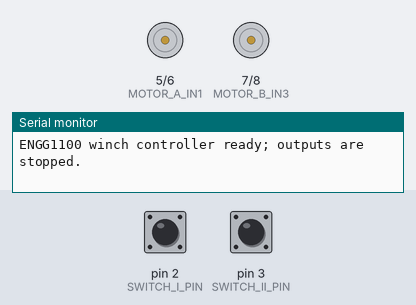
A sketch run on a simulated Arduino Uno, built with avr-gcc and run on an emulated ATmega328P. On the bench: motor-driver pin pairs drawn as motors (green arrow = first pin HIGH = forward, orange = second pin HIGH = backward, longer = more drive, scaled by the enable pin), the last lines printed to the serial monitor. The test bench sets the inputs (shaded band); at power-on: pin 2 (SWITCH_I_PIN) HIGH, pin 3 (SWITCH_II_PIN) HIGH.

Above: at 1.2 s.
1.3 s: pin 2 (SWITCH_I_PIN) pulled LOW for 1 s
At 2.1 s:
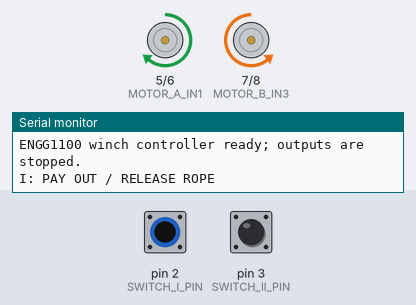
3.8 s: pin 3 (SWITCH_II_PIN) pulled LOW for 1 s
At 4.6 s:
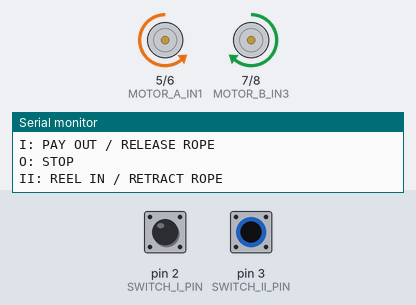
6.3 s: pin 3 (SWITCH_II_PIN) pulled LOW for 3.2 s
At 10.6 s:
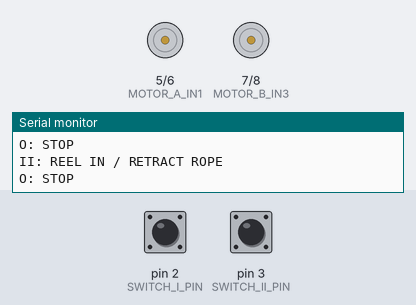
11.0 s: pin 2 (SWITCH_I_PIN) pulled LOW for 3.2 s
At 12.5 s:
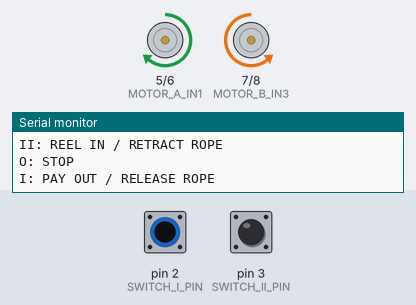
Timing chart, 0 to 15.7 s (numbered marks = the images above; inputs shaded):
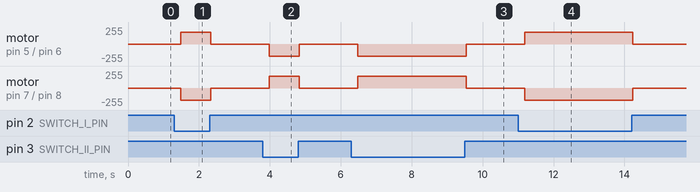

The sketch:

ENGG1100_Arduino_Winch.ino
```cpp
// ENGG1100 dual-winch controller
// Board: Arduino UNO R4 Minima
// Driver: Keyestudio KS0063 / Jaycar XC4492 (L298N)
// Rocker switch: I = pay out, O = stop, II = reel in

#include <Arduino.h>

enum class WinchMode : uint8_t {
  STOPPED,
  PAY_OUT,
  REEL_IN
};

// L298N pin assignment from the KS0063/XC4492 example wiring.
constexpr uint8_t MOTOR_A_IN1 = 5;
constexpr uint8_t MOTOR_A_IN2 = 6;
constexpr uint8_t MOTOR_A_ENABLE = 9;
constexpr uint8_t MOTOR_B_IN3 = 7;
constexpr uint8_t MOTOR_B_IN4 = 8;
constexpr uint8_t MOTOR_B_ENABLE = 10;

// Connect the switch common terminal to GND. The two throws go to D2/D3.
// INPUT_PULLUP makes an open or disconnected input read HIGH (safe stop).
constexpr uint8_t SWITCH_I_PIN = 2;
constexpr uint8_t SWITCH_II_PIN = 3;

constexpr uint8_t MOTOR_PWM = 180;              // 0-255; start testing at 180.
constexpr unsigned long DEBOUNCE_MS = 35;
constexpr unsigned long REVERSE_DEAD_TIME_MS = 150;

// The prototype motors face opposite directions. If one rope moves the wrong
// way during the unloaded test, change only that motor's value below.
constexpr bool MOTOR_A_REVERSED = false;
constexpr bool MOTOR_B_REVERSED = true;

WinchMode candidateMode = WinchMode::STOPPED;
WinchMode activeMode = WinchMode::STOPPED;
unsigned long candidateSinceMs = 0;

WinchMode readSwitch() {
  const bool positionI = digitalRead(SWITCH_I_PIN) == LOW;
  const bool positionII = digitalRead(SWITCH_II_PIN) == LOW;

  // Centre O gives HIGH/HIGH. LOW/LOW is treated as a wiring fault.
  if (positionI == positionII) {
    return WinchMode::STOPPED;
  }
  return positionI ? WinchMode::PAY_OUT : WinchMode::REEL_IN;
}

void stopMotors() {
  analogWrite(MOTOR_A_ENABLE, 0);
  analogWrite(MOTOR_B_ENABLE, 0);
  digitalWrite(MOTOR_A_IN1, LOW);
  digitalWrite(MOTOR_A_IN2, LOW);
  digitalWrite(MOTOR_B_IN3, LOW);
  digitalWrite(MOTOR_B_IN4, LOW);
}

void driveMotor(uint8_t input1, uint8_t input2, uint8_t enablePin,
                bool forward, bool reversed) {
  const bool effectiveForward = forward != reversed;
  digitalWrite(input1, effectiveForward ? HIGH : LOW);
  digitalWrite(input2, effectiveForward ? LOW : HIGH);
  analogWrite(enablePin, MOTOR_PWM);
}

void startMode(WinchMode mode) {
  if (mode == WinchMode::STOPPED) {
    stopMotors();
    return;
  }

  // PAY_OUT is the reference direction; REEL_IN is its reverse.
  const bool forward = mode == WinchMode::PAY_OUT;
  driveMotor(MOTOR_A_IN1, MOTOR_A_IN2, MOTOR_A_ENABLE,
             forward, MOTOR_A_REVERSED);
  driveMotor(MOTOR_B_IN3, MOTOR_B_IN4, MOTOR_B_ENABLE,
             forward, MOTOR_B_REVERSED);
}

void applyMode(WinchMode newMode) {
  // Always remove drive before changing direction.
  stopMotors();
  if (newMode != WinchMode::STOPPED) {
    delay(REVERSE_DEAD_TIME_MS);
    // Do not restart if the operator moved the switch during the dead time.
    if (readSwitch() != newMode) {
      activeMode = WinchMode::STOPPED;
      return;
    }
    startMode(newMode);
  }
  activeMode = newMode;
}

void printMode(WinchMode mode) {
  switch (mode) {
    case WinchMode::PAY_OUT:
      Serial.println("I: PAY OUT / RELEASE ROPE");
      break;
    case WinchMode::REEL_IN:
      Serial.println("II: REEL IN / RETRACT ROPE");
      break;
    default:
      Serial.println("O: STOP");
      break;
  }
}

void setup() {
  pinMode(MOTOR_A_IN1, OUTPUT);
  pinMode(MOTOR_A_IN2, OUTPUT);
  pinMode(MOTOR_A_ENABLE, OUTPUT);
  pinMode(MOTOR_B_IN3, OUTPUT);
  pinMode(MOTOR_B_IN4, OUTPUT);
  pinMode(MOTOR_B_ENABLE, OUTPUT);
  pinMode(SWITCH_I_PIN, INPUT_PULLUP);
  pinMode(SWITCH_II_PIN, INPUT_PULLUP);

  stopMotors();
  Serial.begin(115200);
  Serial.println("ENGG1100 winch controller ready; outputs are stopped.");

  candidateMode = readSwitch();
  candidateSinceMs = millis();
}

void loop() {
  const WinchMode rawMode = readSwitch();
  const unsigned long now = millis();

  if (rawMode != candidateMode) {
    candidateMode = rawMode;
    candidateSinceMs = now;
  }

  if (candidateMode != activeMode &&
      now - candidateSinceMs >= DEBOUNCE_MS) {
    applyMode(candidateMode);
    printMode(candidateMode);
  }
}
```

Measured:
- after the input at 1.3 s, motor on pin 5 (MOTOR_A_IN1) / pin 6 (MOTOR_A_IN2): stopped → forward 180/255 after 0.18 s, → stopped 0.85 s later; motor on pin 7 (MOTOR_B_IN3) / pin 8 (MOTOR_B_IN4): stopped → backward 180/255 after 0.18 s, → stopped 0.85 s later
- after the input at 3.8 s, motor on pin 5 (MOTOR_A_IN1) / pin 6 (MOTOR_A_IN2): stopped → backward 180/255 after 0.19 s, → stopped 0.85 s later; motor on pin 7 (MOTOR_B_IN3) / pin 8 (MOTOR_B_IN4): stopped → forward 180/255 after 0.19 s, → stopped 0.85 s later
- after the input at 6.3 s, motor on pin 5 (MOTOR_A_IN1) / pin 6 (MOTOR_A_IN2): stopped → backward 180/255 after 0.18 s, → stopped 3.0 s later; motor on pin 7 (MOTOR_B_IN3) / pin 8 (MOTOR_B_IN4): stopped → forward 180/255 after 0.18 s, → stopped 3.0 s later
- after the input at 11.0 s, motor on pin 5 (MOTOR_A_IN1) / pin 6 (MOTOR_A_IN2): stopped → forward 180/255 after 0.18 s, → stopped 3.0 s later; motor on pin 7 (MOTOR_B_IN3) / pin 8 (MOTOR_B_IN4): stopped → backward 180/255 after 0.18 s, → stopped 3.0 s later
